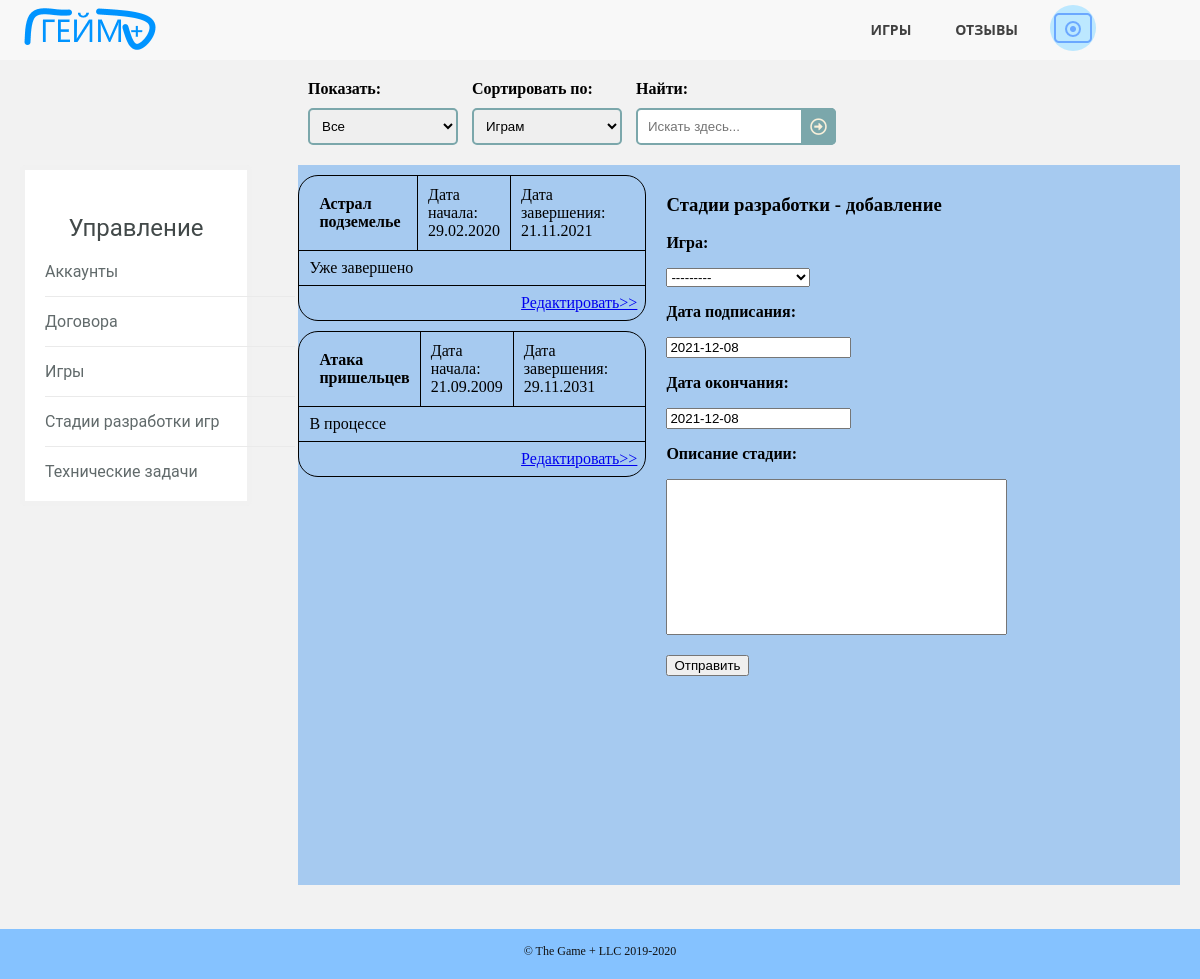
/game_states.html (signed in), run on an earlier commit of the app's database.
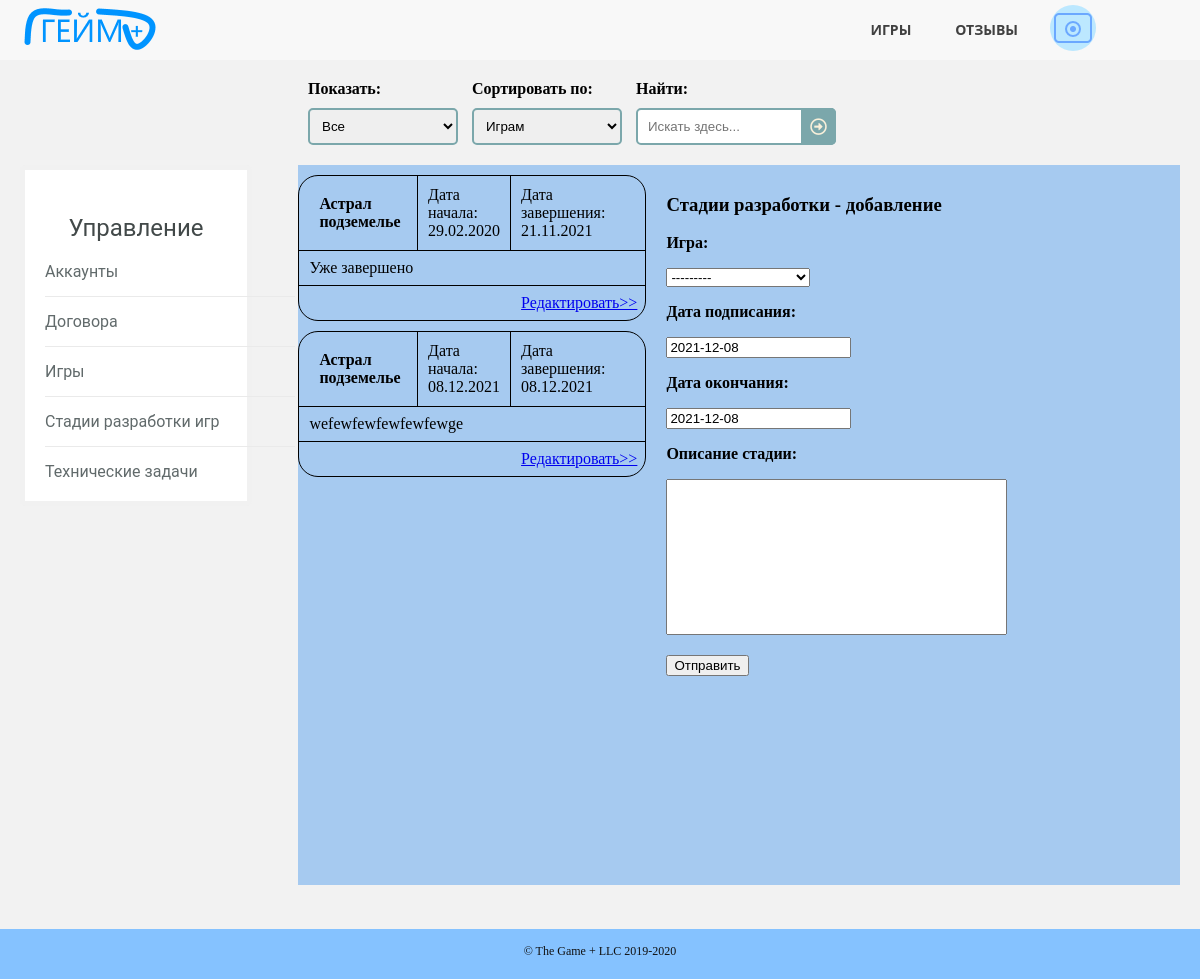
And on a later commit of the database.
### gameplusapp/models.py (models this page shows)
class GameDevelopmentStage(models.Model):
    game_id = models.ForeignKey(Game, on_delete=models.CASCADE)
    start_date = models.DateField(default=timezone.now())
    end_date = models.DateField(default=timezone.now())
    stage_description = models.TextField(default=' ')
    class Meta:
        ordering = ["game_id"]

class Game(models.Model):
    name = models.CharField(max_length=50)
    type = models.CharField(max_length=20)
    rate = models.CharField(max_length=10)
    rules = models.TextField(default=' ')
    release_date = models.DateField(default=timezone.now())
    site = models.CharField(max_length=63)
    number_of_rules = models.BooleanField(default=False)
    price = models.DecimalField(max_digits=12, decimal_places=2)
    development_budget = models.DecimalField(max_digits=12, decimal_places=2)
    picture = models.ImageField(upload_to="static/images/games", null=True, blank=True)
    class Meta:
        ordering = ["name"]
    def __str__(self):
        return self.name

### gameplusapp/views.py (the view, shortened to what this page needs)
# urls.py: path('game_states.html', StatesPage.as_view()),
class StatesPage(View):
    def get(self, request):
        new = False
        g_states = get_states()
        if "id_user" not in request.session:
            return HttpResponseRedirect('login.html')
        elif Employee.objects.get(id=request.session["id_user"]).access_level in ['a', 'm']:
            new = True
        else:
            g_states = g_states.filter(game_id__in=ContractOfDevelopment.objects.filter(
                client_id=request.session["id_user"]).values_list("game_id", flat=True))
        g_avatar = get_del_account(request.session["id_user"]).avatar
        message = ''
        if "message" in request.session:
            if request.session["message"] == True:
                message = 'Доступ запрещён'
                request.session["message"] = False
        mod = "добавление"
        form = StatesForm()
        filtred = StatesFilterForm(request.GET)
        if filtred.is_valid():
            if filtred.cleaned_data["search"]:
                g_states = g_states.filter(game_id__name__iregex=filtred.cleaned_data["search"])
            if filtred.cleaned_data["ordering"]:
                g_states = g_states.order_by(filtred.cleaned_data["ordering"])
        context = {
            'g_states': g_states,
            'filtred': filtred,
            'form': form,
            'mod': mod,
            'new': new,
            'message': message,
            'g_avatar': g_avatar
        }
        return render(request, 'game_states.html', context=context)

### gameplusapp/forms.py
class StatesFilterForm(forms.Form):
    watching = forms.ChoiceField(required=False, widget=forms.Select(attrs={
        'class': 'sortsel'
    }), choices=[
        ["", "Все"],
        ["a", "Неначатые"],
        ["b", "Разрабатываемые"],
        ["c", "Завершённые"]
    ])
    ordering = forms.ChoiceField(required=False, widget=forms.Select(attrs={
        'class': 'sortsel'
    }), choices=[
        ["game_id", "Играм"],
        ["start_date", "Дате начала"],
        ["end_date", "Дате завершения"]
    ])
    search = forms.CharField(label="Найти:", required=False, widget=forms.TextInput(attrs={
        'placeholder': 'Искать здесь...'
    }))

class StatesForm(forms.ModelForm):
    class Meta:
        model = GameDevelopmentStage
        fields = ['game_id', 'start_date', 'end_date', 'stage_description']
        widgets = {
            "stage_description": forms.Textarea(attrs={
                'placeholder': 'Описание'
            })
        }

### gameplusapp/function.py (called while the page is built)
def get_states():
    states = GameDevelopmentStage.objects.all()
    return states

def get_del_account(pk):
    account = Employee.objects.get(id=pk)
    return account

### gameplusapp/templates/game_states.html (shortened to what this page needs)
<!DOCTYPE HTML>
<html>
	<head>
		<link rel="stylesheet" href="../static/css/pattern.css" />
		<link rel="stylesheet" href="../static/css/control.css" />
		<link rel="stylesheet" href="../static/css/devstages.css" />
	</head>
	<body>
		<header>
		  <nav>
		      <a href="/" class="logo"><img src="../static/images/logo.png" alt="логотип"></a>
			  <ul class="topmenu">
				<li><a href="/games.html">Игры</a></li>
				<li><a href="/reviews.html">Отзывы</a></li>
				<li><a class="submenu-link">
					{% if g_avatar == '' or g_avatar == None %}
					<img src="../static/images/avatar.png" alt="отсутствует аватарка">
					{% else %}
					<img src="../{{ g_avatar }}" alt="аватарка">
					{% endif %}
				</a>
				</li>
			  </ul>
		  </nav>
		</header>
        <section class="selections">
			<div class="functions">
				<form class="searchform" method="get">
					<div class="viewblock">
						<p><strong>Показать:</strong></p>
						<p>{{ filtred.watching }}</p>
					</div>
					<div class="sortblock">
						<p><strong>Сортировать по:</strong></p>
						<p>{{ filtred.ordering }}</p>
					</div>
					<div class="searchblock">
						<p><strong>Найти:</strong></p>
						<p>{{ filtred.search }}
						<button type="submit"></button></p>
					</div>
				</form>
			</div>
		</section>
		<section class="allgames">
			<div class="lists">
				<div class="sublinks">
					<div class="widget">
						<h3>Управление</h3>
						<ul>
							{% if new or mod == "редактирование" %}
						    <li><a href="/control.html">Аккаунты</a></li>
							{% endif %}
						    <li><a href="/contracts.html">Договора</a></li>
							{% if new or mod == "редактирование" %}
						    <li><a href="/allgames.html">Игры</a></li>
							{% endif %}
							<li><a href="/game_states.html">Стадии разработки игр</a></li>
							{% if new or mod == "редактирование" %}
						    <li><a href="/alltasks.html">Технические задачи</a></li>
							{% endif %}
						</ul>
					</div>
				</div>
                <div class="games">
					{% for state in g_states %}
					{% include 'game_state_one.html' %}
					{% endfor %}
				</div>
				{% if new or mod == "редактирование" %}
				<div class="info">
					<div class="name">
						<h3>Стадии разработки - {{ mod }}</h3>
					</div>
					<div class="description">
						<p>
							<div class="stateblock">
								<form class="stateform" method="post" enctype="multipart/form-data">
								    <p><strong>Игра:</strong></p>
								    <p>{{ form.game_id }}</p>
									<p><strong>Дата подписания:</strong></p>
								    <p>{{ form.start_date }}</p>
									<p><strong>Дата окончания:</strong></p>
								    <p>{{ form.end_date }}</p>
									<p><strong>Описание стадии:</strong></p>
								    <p>{{ form.stage_description }}</p>
								    <p><button type="submit">Отправить</button></p>
								</form>
							</div>
						</p>
					</div>
				</div>
				{% endif %}
			</div>
		</section>
	</body>
	<footer>
		<div class="copyright">
			<span>&copy; The Game + LLC 2019-2020</span>
		</div>
	</footer>
</html>

### gameplusapp/templates/game_state_one.html
{% block content %}
<div class="stateone">
    <div class="statetag">
        <div class="statename">
            <p>{{ state.game_id }}</p>
        </div>
        <div class="statestartdate">
            <p>Дата начала: {{ state.start_date|date:"d.m.Y" }}</p>
        </div>
        <div class="stateenddate">
            <p>Дата завершения: {{ state.end_date|date:"d.m.Y" }}</p>
        </div>
    </div>
    <div class="stateother">
        <div class="staterate">
            <p>{{ state.stage_description }}</p>
        </div>
    </div>
    <div class="statechange">
        <div class="more">
            <a href="/game_states.html/{{ state.id }}">Редактировать>></a>
        </div>
    </div>
</div>
{% endblock %}

What changed in the data, as far as the page shows it:
removed GameDevelopmentStage: game_id "Атака пришельцев", start_date "21.09.2009", end_date "29.11.2031", stage_description "В процессе"
added GameDevelopmentStage: game_id "Астрал подземелье", start_date "08.12.2021", end_date "08.12.2021", stage_description "wefewfewfewfewfewge"
